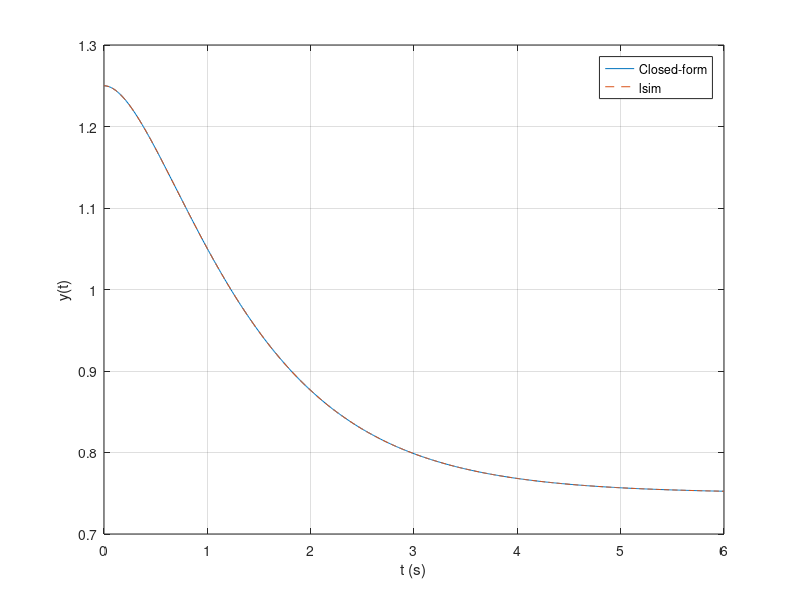

Reproduce this figure in MATLAB.
% Chapter7_Lesson4.m
% Modern Control — Chapter 7, Lesson 4
% Output Response Using x(t) and y(t) = Cx(t) + Du(t)
%
% Demonstrates:
% 1) Closed-form y(t) for constant u(t)=u0 when A is invertible
% 2) Simulation using lsim (state-space object)
% 3) Optional Simulink model construction (commented section)

clear; clc;

% Example: 2-state SISO system
A = [0 1; -2 -3];
B = [0; 1];
C = [1 0];
D = 0.25;   % direct feedthrough to show output jump for step changes

x0 = [1; 0];
u0 = 1;

t = linspace(0, 6, 601).';

% Closed-form for constant input (requires invertible A):
% x(t) = expm(A t) x0 + A^{-1}(expm(A t) - I) B u0
% y(t) = C x(t) + D u0
I = eye(size(A));
if rcond(A) < 1e-12
    error('A is not invertible; constant-input closed form not applicable.');
end
Ainv = inv(A);

y_closed = zeros(length(t), 1);
x_closed = zeros(length(t), 2);

for k = 1:length(t)
    Phi = expm(A*t(k));
    xk = Phi*x0 + (Ainv*(Phi - I)*B)*u0;
    yk = C*xk + D*u0;
    x_closed(k,:) = xk.';
    y_closed(k) = yk;
end

disp('Closed-form y(t) at a few times:');
for ti = [0 0.5 1 2 6]
    [~,k] = min(abs(t-ti));
    fprintf('t=%.2f, y=%.8f\n', t(k), y_closed(k));
end

% Simulation using lsim
sys = ss(A,B,C,D);
u = ones(size(t)); % step
[y_lsim, t_out, x_lsim] = lsim(sys, u, t, x0);

disp('lsim y(t) at a few times:');
for ti = [0 0.5 1 2 6]
    [~,k] = min(abs(t_out-ti));
    fprintf('t=%.2f, y=%.8f\n', t_out(k), y_lsim(k));
end

% Plot
figure; plot(t, y_closed, t_out, y_lsim, '--'); grid on;
xlabel('t (s)'); ylabel('y(t)');
legend('Closed-form', 'lsim');

% ------------------------------------------------------------
% Optional: Programmatically build a Simulink model for y(t)
% ------------------------------------------------------------
%{
model = 'Chapter7_Lesson4_Simulink';
new_system(model); open_system(model);

add_block('simulink/Sources/Step', [model '/Step']);
add_block('simulink/Continuous/State-Space', [model '/StateSpace']);
add_block('simulink/Sinks/Scope', [model '/Scope']);

set_param([model '/StateSpace'], 'A', mat2str(A), 'B', mat2str(B), 'C', mat2str(C), 'D', mat2str(D));

add_line(model, 'Step/1', 'StateSpace/1');
add_line(model, 'StateSpace/1', 'Scope/1');

set_param(model, 'StopTime', '6');
save_system(model);

sim(model);
%}
